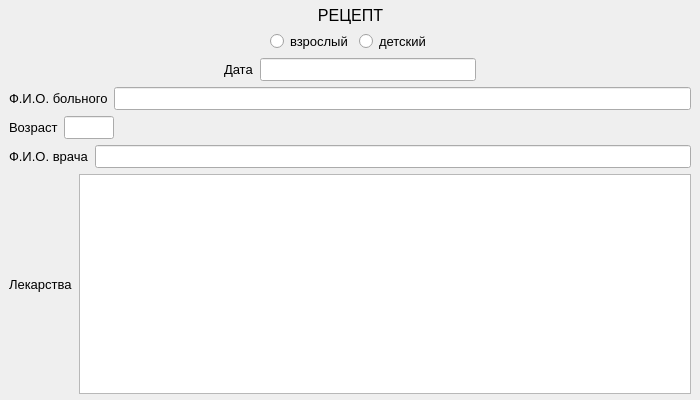
<?xml version="1.0" encoding="UTF-8"?>
<ui version="4.0">
 <class>FormRecipe</class>
 <widget class="QWidget" name="FormRecipe">
  <property name="geometry">
   <rect>
    <x>0</x>
    <y>0</y>
    <width>700</width>
    <height>400</height>
   </rect>
  </property>
  <property name="minimumSize">
   <size>
    <width>700</width>
    <height>400</height>
   </size>
  </property>
  <property name="font">
   <font>
    <pointsize>10</pointsize>
   </font>
  </property>
  <property name="windowTitle">
   <string>Рецепт</string>
  </property>
  <layout class="QVBoxLayout" name="verticalLayout">
   <property name="leftMargin">
    <number>0</number>
   </property>
   <property name="topMargin">
    <number>6</number>
   </property>
   <property name="rightMargin">
    <number>0</number>
   </property>
   <property name="bottomMargin">
    <number>6</number>
   </property>
   <item>
    <widget class="QWidget" name="widget" native="true">
     <property name="font">
      <font>
       <pointsize>10</pointsize>
      </font>
     </property>
     <layout class="QGridLayout" name="gridLayout">
      <property name="topMargin">
       <number>0</number>
      </property>
      <property name="bottomMargin">
       <number>0</number>
      </property>
      <item row="1" column="2">
       <widget class="QRadioButton" name="children">
        <property name="text">
         <string>детский</string>
        </property>
       </widget>
      </item>
      <item row="0" column="1" colspan="2">
       <widget class="QLabel" name="label">
        <property name="font">
         <font>
          <pointsize>12</pointsize>
         </font>
        </property>
        <property name="text">
         <string>РЕЦЕПТ</string>
        </property>
        <property name="alignment">
         <set>Qt::AlignCenter</set>
        </property>
       </widget>
      </item>
      <item row="1" column="1">
       <widget class="QRadioButton" name="adult">
        <property name="text">
         <string>взрослый</string>
        </property>
       </widget>
      </item>
      <item row="1" column="0">
       <spacer name="horizontalSpacer">
        <property name="orientation">
         <enum>Qt::Horizontal</enum>
        </property>
        <property name="sizeHint" stdset="0">
         <size>
          <width>40</width>
          <height>20</height>
         </size>
        </property>
       </spacer>
      </item>
      <item row="1" column="3">
       <spacer name="horizontalSpacer_2">
        <property name="orientation">
         <enum>Qt::Horizontal</enum>
        </property>
        <property name="sizeHint" stdset="0">
         <size>
          <width>40</width>
          <height>20</height>
         </size>
        </property>
       </spacer>
      </item>
     </layout>
    </widget>
   </item>
   <item>
    <widget class="QWidget" name="widget_2" native="true">
     <layout class="QHBoxLayout" name="horizontalLayout">
      <property name="topMargin">
       <number>0</number>
      </property>
      <property name="bottomMargin">
       <number>0</number>
      </property>
      <item>
       <spacer name="horizontalSpacer_3">
        <property name="orientation">
         <enum>Qt::Horizontal</enum>
        </property>
        <property name="sizeHint" stdset="0">
         <size>
          <width>40</width>
          <height>20</height>
         </size>
        </property>
       </spacer>
      </item>
      <item>
       <widget class="QLabel" name="label_2">
        <property name="text">
         <string>Дата</string>
        </property>
       </widget>
      </item>
      <item>
       <widget class="QLineEdit" name="date">
        <property name="readOnly">
         <bool>true</bool>
        </property>
       </widget>
      </item>
      <item>
       <spacer name="horizontalSpacer_4">
        <property name="orientation">
         <enum>Qt::Horizontal</enum>
        </property>
        <property name="sizeHint" stdset="0">
         <size>
          <width>40</width>
          <height>20</height>
         </size>
        </property>
       </spacer>
      </item>
     </layout>
    </widget>
   </item>
   <item>
    <widget class="QWidget" name="widget_3" native="true">
     <layout class="QHBoxLayout" name="horizontalLayout_2">
      <property name="topMargin">
       <number>0</number>
      </property>
      <property name="bottomMargin">
       <number>0</number>
      </property>
      <item>
       <widget class="QLabel" name="label_3">
        <property name="text">
         <string>Ф.И.О. больного</string>
        </property>
       </widget>
      </item>
      <item>
       <widget class="QLineEdit" name="fio_patient">
        <property name="readOnly">
         <bool>true</bool>
        </property>
       </widget>
      </item>
     </layout>
    </widget>
   </item>
   <item>
    <widget class="QWidget" name="widget_4" native="true">
     <layout class="QHBoxLayout" name="horizontalLayout_3">
      <property name="topMargin">
       <number>0</number>
      </property>
      <property name="bottomMargin">
       <number>0</number>
      </property>
      <item>
       <widget class="QLabel" name="label_4">
        <property name="text">
         <string>Возраст</string>
        </property>
       </widget>
      </item>
      <item>
       <widget class="QLineEdit" name="age">
        <property name="maximumSize">
         <size>
          <width>50</width>
          <height>16777215</height>
         </size>
        </property>
       </widget>
      </item>
      <item>
       <spacer name="horizontalSpacer_5">
        <property name="orientation">
         <enum>Qt::Horizontal</enum>
        </property>
        <property name="sizeHint" stdset="0">
         <size>
          <width>40</width>
          <height>20</height>
         </size>
        </property>
       </spacer>
      </item>
     </layout>
    </widget>
   </item>
   <item>
    <widget class="QWidget" name="widget_5" native="true">
     <layout class="QHBoxLayout" name="horizontalLayout_4">
      <property name="topMargin">
       <number>0</number>
      </property>
      <property name="bottomMargin">
       <number>0</number>
      </property>
      <item>
       <widget class="QLabel" name="label_5">
        <property name="text">
         <string>Ф.И.О. врача</string>
        </property>
       </widget>
      </item>
      <item>
       <widget class="QLineEdit" name="fio_doctor">
        <property name="readOnly">
         <bool>true</bool>
        </property>
       </widget>
      </item>
     </layout>
    </widget>
   </item>
   <item>
    <widget class="QWidget" name="widget_6" native="true">
     <layout class="QHBoxLayout" name="horizontalLayout_5">
      <property name="topMargin">
       <number>0</number>
      </property>
      <property name="bottomMargin">
       <number>0</number>
      </property>
      <item>
       <widget class="QLabel" name="label_6">
        <property name="text">
         <string>Лекарства</string>
        </property>
       </widget>
      </item>
      <item>
       <widget class="QTextEdit" name="medication">
        <property name="readOnly">
         <bool>true</bool>
        </property>
       </widget>
      </item>
     </layout>
    </widget>
   </item>
  </layout>
 </widget>
 <resources/>
 <connections/>
</ui>
